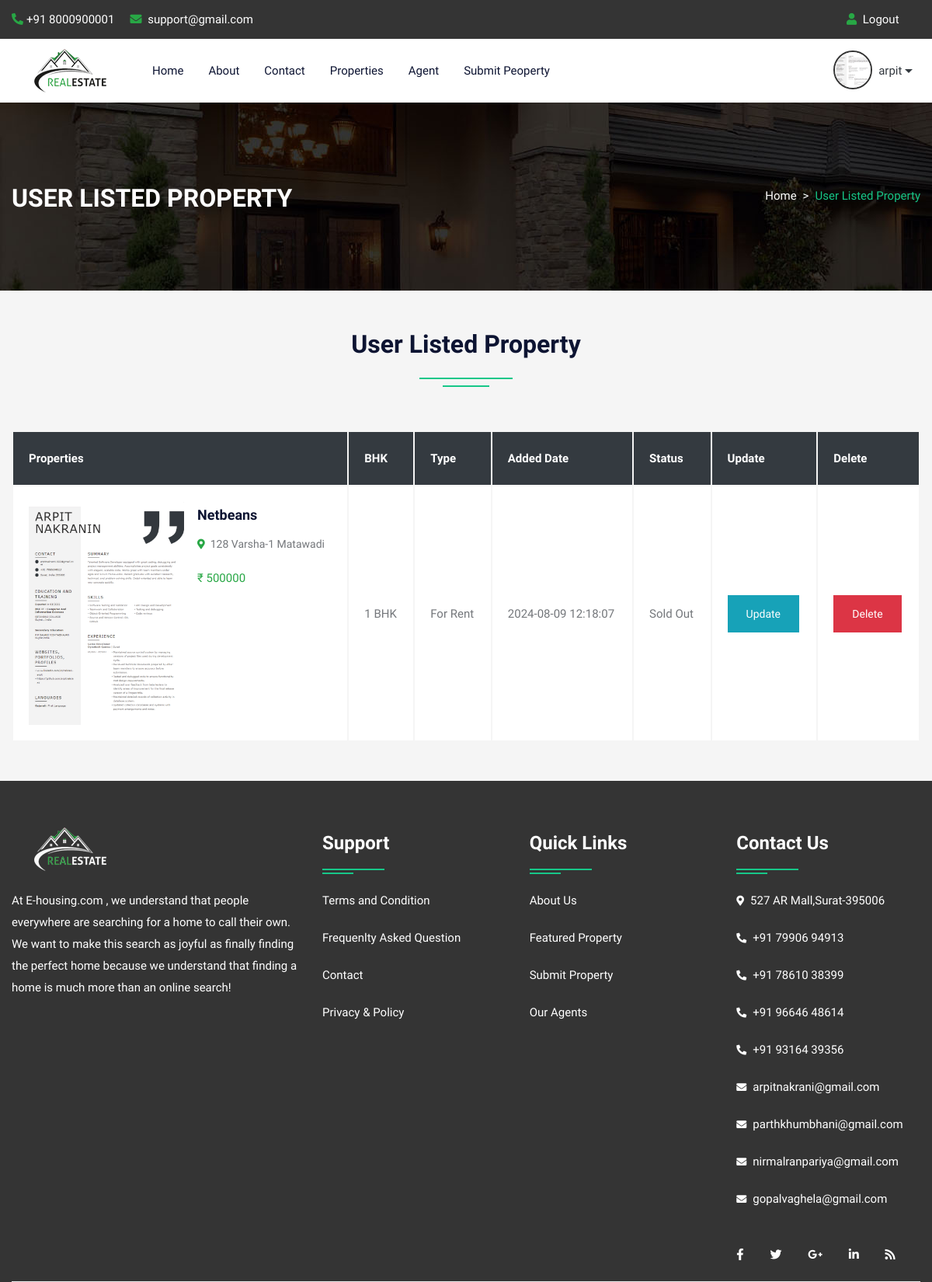
The app's page /feature.php (signed in) with its own data.
### tables this page shows
CREATE TABLE `user` (
  `uid` int(50) NOT NULL,
  `uname` varchar(100) NOT NULL,
  `uemail` varchar(100) NOT NULL,
  `uphone` varchar(20) NOT NULL,
  `upass` varchar(50) NOT NULL,
  `utype` varchar(50) NOT NULL,
  `uimage` varchar(300) NOT NULL
);

CREATE TABLE `property` (
  `pid` int(50) NOT NULL,
  `title` varchar(200) NOT NULL,
  `pcontent` longtext NOT NULL,
  `type` varchar(100) NOT NULL,
  `bhk` varchar(50) NOT NULL,
  `stype` varchar(100) NOT NULL,
  `bedroom` int(50) NOT NULL,
  `bathroom` int(50) NOT NULL,
  `balcony` int(50) NOT NULL,
  `kitchen` int(50) NOT NULL,
  `hall` int(50) NOT NULL,
  `floor` varchar(50) NOT NULL,
  `size` int(50) NOT NULL,
  `price` int(50) NOT NULL,
  `location` varchar(200) NOT NULL,
  `city` varchar(100) NOT NULL,
  `state` varchar(100) NOT NULL,
  `feature` longtext NOT NULL,
  `pimage` varchar(300) NOT NULL,
  `pimage1` varchar(300) NOT NULL,
  `pimage2` varchar(300) NOT NULL,
  `pimage3` varchar(300) NOT NULL,
  `pimage4` varchar(300) NOT NULL,
  `uid` int(50) NOT NULL,
  `status` varchar(50) NOT NULL,
  `mapimage` varchar(300) NOT NULL,
  `topmapimage` varchar(300) NOT NULL,
  `groundmapimage` varchar(300) NOT NULL,
  `totalfloor` varchar(50) NOT NULL,
  `date` datetime NOT NULL DEFAULT current_timestamp(),
  `isFeatured` int(11) DEFAULT NULL
);

### feature.php (the view, shortened to what this page needs)
<?php
include("config.php");
?>
<!DOCTYPE html>
<html lang="en">
<head>
<link rel="stylesheet" type="text/css" href="css/bootstrap.min.css">
<link rel="stylesheet" type="text/css" href="css/bootstrap-slider.css">
<link rel="stylesheet" type="text/css" href="css/jquery-ui.css">
<link rel="stylesheet" type="text/css" href="css/layerslider.css">
<link rel="stylesheet" type="text/css" href="css/color.css">
<link rel="stylesheet" type="text/css" href="css/owl.carousel.min.css">
<link rel="stylesheet" type="text/css" href="css/font-awesome.min.css">
<link rel="stylesheet" type="text/css" href="fonts/flaticon/flaticon.css">
<link rel="stylesheet" type="text/css" href="css/style.css">
<link rel="stylesheet" type="text/css" href="css/login.css">
</head>
<body>
<div id="page-wrapper">
    <div class="row">
		<?php include("include/header.php");?>
        <div class="banner-full-row page-banner" style="background-image:url('images/breadcromb.jpg');">
            <div class="container">
                <div class="row">
                    <div class="col-md-6">
                        <h2 class="page-name float-left text-white text-uppercase mt-1 mb-0"><b>User Listed Property</b></h2>
                    </div>
                    <div class="col-md-6">
                        <nav aria-label="breadcrumb" class="float-left float-md-right">
                            <ol class="breadcrumb bg-transparent m-0 p-0">
                                <li class="breadcrumb-item text-white"><a href="#">Home</a></li>
                                <li class="breadcrumb-item active">User Listed Property</li>
                            </ol>
                        </nav>
                    </div>
                </div>
            </div>
        </div>
        <div class="full-row bg-gray">
            <div class="container">
                    <div class="row mb-5">
						<div class="col-lg-12">
							<h2 class="text-secondary double-down-line text-center">User Listed Property</h2>
                        </div>
					</div>
                    <div class="row">
                        <table class="items-list col-md-12 table-hover" style="border-collapse:inherit;">
                            <thead>
                                 <tr  class="bg-dark">
                                    <th class="text-white font-weight-bolder">Properties</th>
                                    <th class="text-white font-weight-bolder">BHK</th>
                                    <th class="text-white font-weight-bolder">Type</th>
                                    <th class="text-white font-weight-bolder">Added Date</th>
                                    <th class="text-white font-weight-bolder">Status</th>
                                    <th class="text-white font-weight-bolder">Update</th>
                                    <th class="text-white font-weight-bolder">Delete</th>
                                 </tr>
                            </thead>
                            <tbody>
                                <?php
                                $uid=$_SESSION['uid'];
                                $query=mysqli_query($con,"SELECT * FROM `property` WHERE uid='$uid'");
                                    while($row=mysqli_fetch_array($query))
                                    {
                                ?>
                                <tr>
                                    <td>
                                        <img src="admin/property/<?php echo $row['18'];?>" alt="pimage">
                                        <div class="property-info d-table">
                                            <h5 class="text-secondary text-capitalize"><a href="propertydetail.php?pid=<?php echo $row['0'];?>"><?php echo $row['1'];?></a></h5>
                                            <span class="font-14 text-capitalize"><i class="fas fa-map-marker-alt text-success font-13"></i>&nbsp; <?php echo $row['14'];?></span>
                                            <div class="price mt-3">
                                                <span class="text-success">₹&nbsp;<?php echo $row['13'];?></span>
                                            </div>
                                        </div>
                                    </td>
                                    <td><?php echo $row['4'];?></td>
                                    <td class="text-capitalize">For <?php echo $row['5'];?></td>
                                    <td><?php echo $row['29'];?></td>
                                    <td class="text-capitalize"><?php echo $row['24'];?></td>
                                    <td><a class="btn btn-info" href="submitpropertyupdate.php?id=<?php echo $row['0'];?>">Update</a></td>
                                    <td><a class="btn btn-danger" href="submitpropertydelete.php?id=<?php echo $row['0'];?>">Delete</a></td>
                                </tr>
                                <?php } ?>
                            </tbody>
                        </table>
                    </div>
            </div>
        </div>
		<?php include("include/footer.php");?>
    </div>
</div>
</body>
</html>

### include/header.php (shortened to what this page needs)
<!DOCTYPE html>
<html lang="en">
<head>
    <link rel="stylesheet" href="../css/style.css">
</head>
<body>
    <header id="header" class="transparent-header-modern fixed-header-bg-white w-100">
                <div class="top-header bg-secondary">
                    <div class="container">
                        <div class="row">
                                <div class="col-md-8">
                                <ul class="top-contact list-text-white  d-table">
                                    <li><a href="#"><i class="fas fa-phone-alt text-success mr-1"></i>+91 8000900001</a></li>
                                    <li><a href="#"><i class="fas fa-envelope text-success mr-1"></i> support@gmail.com</a></li>
                                </ul>
                            </div>
                            <div class="col-md-4 ">
                                <div class="top-contact float-right">
                                    <ul class="list-text-white d-table">
                                    <li><i class="fas fa-user text-success mr-1"></i>
                                    <?php  if(isset($_SESSION['uemail']))
                                    { ?>
                                    <a href="logout.php">Logout</a>&nbsp;&nbsp;<?php } else { ?>
                                    <a href="login.php">Login</a>&nbsp;&nbsp;
                                    | </li>
                                    <li><i class="fas fa-user-plus text-success mr-1"></i><a href="register.php"> Register</li><?php } ?>
                                    </ul>
                                </div>
                            </div>
                        </div>
                    </div>
                </div>
                <div class="main-nav secondary-nav hover-success-nav py-2" >
                    <div class="container">
                        <div class="row">
                            <div class="col-lg-12">
                                <nav class="navbar navbar-expand-lg navbar-light p-0"> <a class="navbar-brand position-relative" href="index.php"><img class="nav-logo" src="images/logo/restatelg.png" alt=""></a>
                                    <div class="collapse navbar-collapse" id="navbarSupportedContent">
                                        <ul class="navbar-nav d-flex justify-content-between w-100">
                                        <div class="d-flex">
                                            <li class="nav-item dropdown"> <a class="nav-link" href="index.php" role="button" aria-haspopup="true" aria-expanded="false">Home</a></li>
                                            <li class="nav-item"> <a class="nav-link" href="about.php">About</a> </li>
                                            <li class="nav-item"> <a class="nav-link" href="contact.php">Contact</a> <li>
                                            <li class="nav-item"> <a class="nav-link" href="property.php">Properties</a> </li>
                                            <li class="nav-item"> <a class="nav-link" href="agent.php">Agent</a> </li>
                                            <li class="nav-item"><a class="nav-item nav-link" style="border-radius:30px;" href="submitproperty.php">Submit Peoperty</a></li>
                                        </div>
                                        <div>
                                            <?php  if(isset($_SESSION['uemail'])){
                                                $uid=$_SESSION['uid'];
                                                $query=mysqli_query($con,"SELECT * FROM `user` WHERE uid='$uid'");
                                                while($row=mysqli_fetch_array($query))
                                                {
                                            ?>
                                            <li class="nav-item dropdown list-unstyled d-flex" >
                                                <div class="user_img">
                                                    <img src="admin/user/<?php echo $row['6'];?>" style="width:50px;height:50px;display:inline-flex;border-radius:50px;border:2px solid #333;object-fit:cover" >
                                                </div>
                                                <a class="nav-link dropdown-toggle text-dark d-flex align-items-center px-2" href="#" role="button" data-toggle="dropdown" aria-haspopup="true" aria-expanded="false"><?php echo $_SESSION['name'] ?></a>
                                            </li>
                                            <?php }}?>
                                        </div>
                                    </ul>
                                    </div>
                                </nav>
                            </div>
                        </div>
                    </div>
                </div>
            </header>
</body>
</html>

### css/color.css (style rules this page uses)
:root { --theme-ordinary-color: #74777b; }
:root { --theme-primary-color: #17c788; }
:root { --theme-secondary-color: #0d1432; }
:root { --theme-white-color: #fff; }
:root { --theme-light-color: #f8f8f8; }
:root { --theme-gray-color: #f5f5f5; }
:root { --theme-footer-color: #091b4b; }
:root { --theme-dark-color: #091b4b; }
:root { --text-light-color: #a3a7af; }
:root { --theme-primary-opacity-color: rgba(11, 191, 141, .8); }
:root { --theme-secondary-opacity-color: rgba(13,20,50,0.7); }
:root { --theme-white-opacity-color: rgba(255, 255, 255, 0.3); }
:root { --theme-dark-opacity-color: rgba(0, 0, 0, 0.5); }
:root { --theme-ordinary-font: 'Muli', sans-serif; }
:root { --theme-highlight-font: 'Comfortaa', cursive; }

### records on screen
user: uimage (picture)
property: pimage (picture), title "Netbeans", location "128 Varsha-1 Matawadi", price "500000", bhk "1 BHK", stype "Rent", date "2024-08-09 12:18:07", status "Sold Out"
